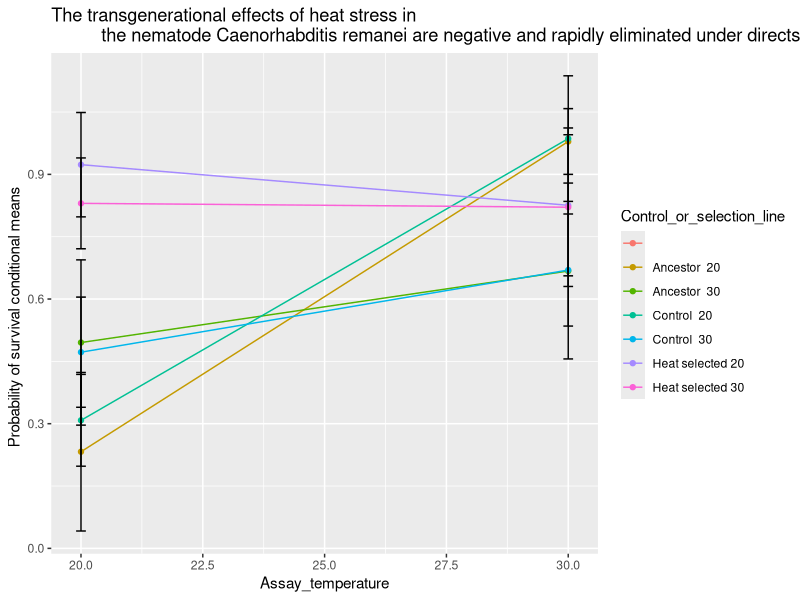

The R script that drew this image:
library(ggplot2)
library(reshape)
library(dplyr)
library(ggpubr)

df<-read.table(file="Sikkink_et_al_2014.txt" ,header= TRUE,sep = " ")

df0 <- df%>% slice(1:18)
a<- ggplot(df0, aes(x=Assay_temperature, y=Mean_sex_not_considered ,fill= )) +
  geom_line(aes(group=Control_or_selection_line, color=Control_or_selection_line)) +geom_point(aes(color=Control_or_selection_line))+
  ggtitle("The transgenerational effects of heat stress in 
          the nematode Caenorhabditis remanei are negative and rapidly eliminated under directselection for increased stress resistance in larvae") +
  ylab("Probability of survival conditional means	")+
  geom_errorbar(aes(ymin=Mean_sex_not_considered-Confidence_interval, ymax=Mean_sex_not_considered+Confidence_interval), width=.2,)
#              position=position_dodge(.9) +geom_point()

print(a)
